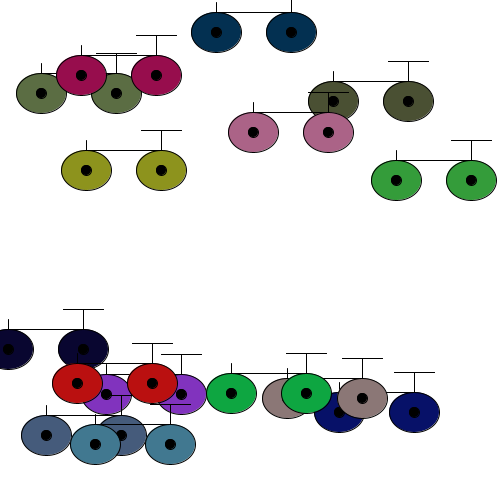
Frame 1 (no input)
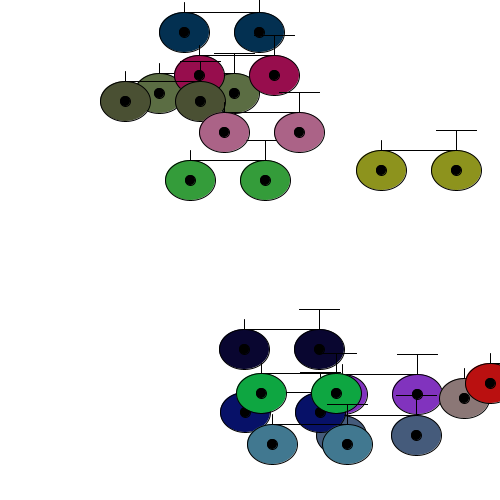
Frame 60 (the mouse pressed at the canvas centre just before this capture)
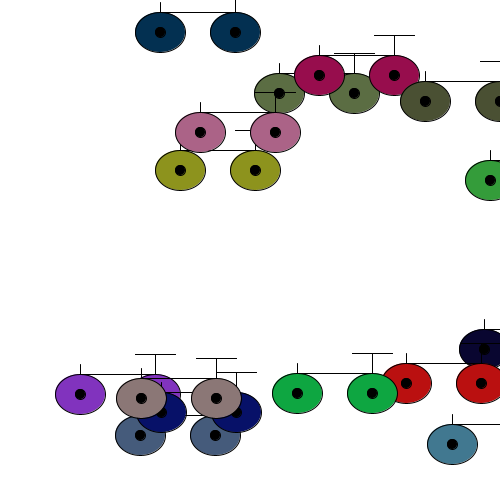
Frame 120 (the mouse held since frame 60 and released just before this capture)

The Processing sketch that drew these frames (run headless with seeded random() and noise(); from frame 60 on, the mouse is pressed at the canvas centre):

// Processing sketch: bicycle_array
// ── bicycle_array.pde

int maxSize = 15;

Bicycle[] bicycles = new  Bicycle [maxSize]; // the array we are declaring 
//int[] vals = new int[10]; // [0,1,2,3,4,5,6,7,8,9,10]
//int[][] vals2d = new int[2][2]; // [0,0] [0,1] [1,0] [1,1] 



void setup(){
  size(500,500);
  background(255);
  for(int i = 0; i < maxSize; i++) // i ++ means increase i by one 
  {
    color rColor = color (int (random(0,200)),int (random(0,200)),int (random(0,200)));
    int rX = int (random(0,width - 50));
    //int rY = i*40 % 500; // modulo operator a way of folding #'s a number. 1/2 = less then 2 you get remainerback
    int rY = int (random (0, height -40));
    int rSpeed = int(random (2,10));
    
    bicycles[i] = new Bicycle (rColor, rX, rY, rSpeed);
  }
 
}

void draw(){
  background(255);
  for(int i = 0; i < maxSize; i++) 
  {
    bicycles[i].display();
    bicycles[i].move();
  }
}
void test (String message){
  print (message + "\n");
}

class Bicycle{ // template
  color c; 
  float x;
  float y;
  float speed;
  Bicycle(color _c, float _x, float _y, float _speed){ //properties
    c = _c;
    x = _x;
    y = _y;
    speed = _speed; 
   
  }
  void printValues(){
  //print("c =" +c+ "x =" +x + "y =" +y +"speed="+speed + "\n"); 
  }
  
  void display(){
     fill(c);
     ellipse(x,y,50,40);
     fill(0);
     ellipse(x,y,10,10);
     fill(c);
     ellipse(x + 75,y,50,40);
     fill(0);
     ellipse(x+75,y,10,10);
     line (x,y-20,x+75,y-20);
     line (x + 75,y-20, x+75,y-40);
     line (x + 75 -20, y-40, x + 75 + 20,y -40);
     line (x ,y-20, x,y-30);
     line (x + 75 -20, y-40, x + 75 + 20,y -40);
     
     
   
    
  }
  
  int getX(){ // if you want to find x value of your rectangle it will return you the value of the x
  return int(x);
  
  }
  
 void move (){
    x = x + speed;
    if (x > width) x = 0;
    //y = y +speed;
    //if (y > height) y = 0;
  }
}

// create an arry of text and 
